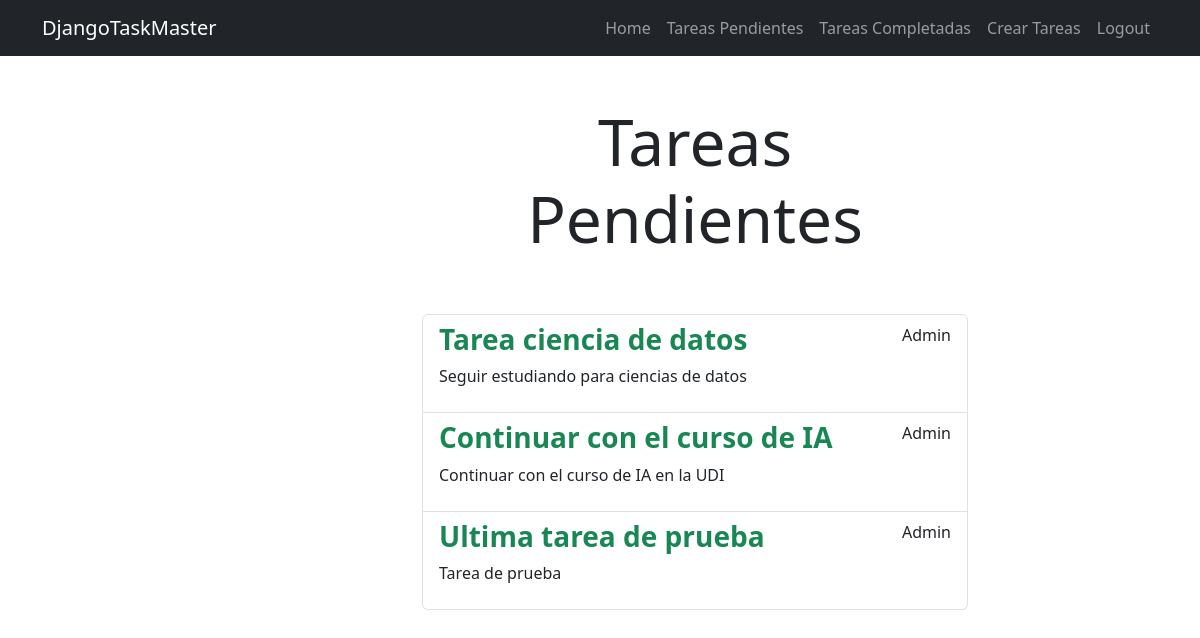
Screenshot of /tasks/ (signed in) with the database file from the repository.
### tasks/models.py (models this page shows, shortened)
class Task(models.Model):
    title = models.CharField(max_length=100)
    description = models.TextField(blank=True)
    created = models.DateTimeField(auto_now_add=True)
    datecompleted = models.DateTimeField(null=True, blank=True)
    important = models.BooleanField(default=False)
    user = models.ForeignKey(User, on_delete=models.CASCADE)

### tasks/views.py (the view)
# urls.py: path('tasks/', views.tasks, name='tasks'),
@login_required
def tasks(request):
    tasks = Task.objects.filter(user=request.user, datecompleted__isnull=True)
    return render(request, 'tasks.html', {'tasks': tasks})

### tasks/templates/tasks.html (shortened to what this page needs)
{% extends 'base.html' %}
{% block content %}
<main class="container">
   <div class="row">
        <div class="col-md-6 offset-md-4">
            <h1 class="text-center display-3 py-5">Tareas Pendientes</h1>
            <ul class="list-group">
                {% for task in tasks %}
                <a class="list-group-item"  href="{% url 'task_detail' task.id %}">
                    <header class="d-flex justify-content-between">
                        {% if task.important %}
                        <h3 class="fw-bold text-success">{{task.title}}</h3>
                        {% else %}
                        <h3 class="fw-bold">{{task.title}}</h3>
                        {% endif %}
                        <p>{{task.user.username}}</p>
                    </header>
                    <p>{{task.description}}</p>
                </a>
                {% endfor %}
            </ul>
        </div>
   </div>
</main>
{% endblock %}

### rows the page displays
Task: title "Tarea ciencia de datos", user.username "Admin", description "Seguir estudiando para ciencias de datos"
Task: title "Continuar con el curso de IA", user.username "Admin", description "Continuar con el curso de IA en la UDI"
Task: title "Ultima tarea de prueba", user.username "Admin", description "Tarea de prueba"
